Frame 1 (no input): blank canvas, image omitted
Frame 60 (no input): blank canvas, image omitted
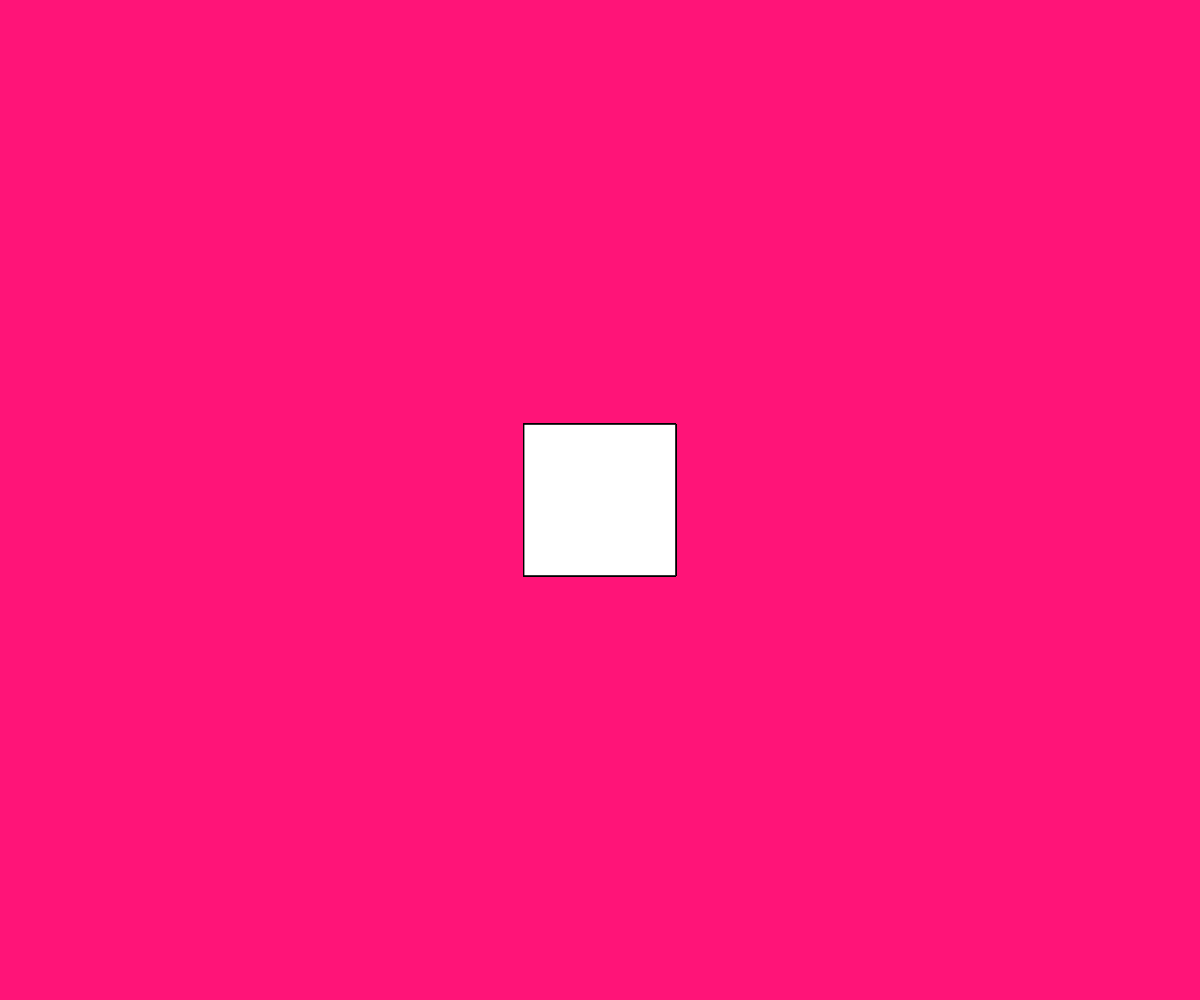
Frame 120 (the mouse pressed at the canvas centre since frame 60)

The p5.js sketch whose frames 1 and 60 were blank and that drew this single picture after the mouse press (run headless with seeded random() and noise() and a simulated clock; from frame 60 on, the mouse is pressed at the canvas centre):

// p5.js sketch
// ── sketch.js
// TODO: use map() to change shape's size

function setup() {
  createCanvas(windowWidth, windowHeight);
  rectMode(CENTER);
  background(255, 20, 120);
}

function draw() {
  //background(255, 20, 120);
  let mw = map(mouseX, 0, width, 3, 300);
  rect(width / 2, height / 2, mw);
}

function mouseClicked() {
  background(random(255));
}
